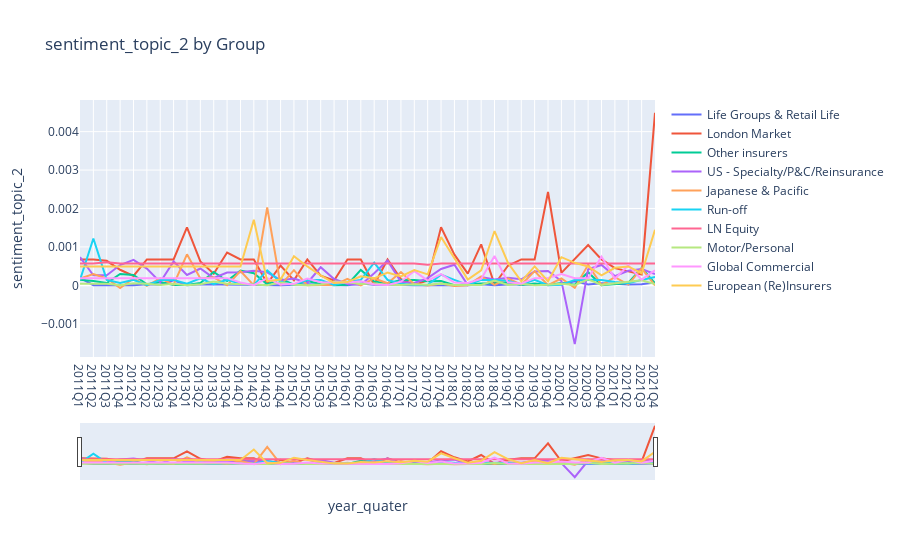

This figure's notebook cell:
### Code cell
import plotly.express as px
import plotly.graph_objects as go
Group = df_MD_same_groupby['Group'].unique().tolist()
# df_MD_same_group_tp2["year_quater"] to str
df_MD_same_group_tp2["year_quater"] = df_MD_same_group_tp2["year_quater"].astype(str)
fig_size = (30, 10)
fig = go.Figure()
for i in Group:
    df_tmp = df_MD_same_group_tp2[['year_quater', i]]
    # # sort by year_quater
    # df_tmp = df_tmp.sort_values(by='year_quater')
    # df_tmp.reset_index(drop=True, inplace=True)
    # plot the line
    fig.add_trace(go.Line(
        x=df_tmp['year_quater'],
        y=df_tmp[i], 
        name=i)
        )
fig.update_layout(title='sentiment_topic_2 by Group', xaxis_title='year_quater', yaxis_title='sentiment_topic_2')
# update the ticker by df_MD_same_group_tp2['year_quater'] with same wide
fig.update_xaxes(tickvals=df_MD_same_group_tp2['year_quater'], ticktext=df_MD_same_group_tp2['year_quater'])

# df_MD_same_group_tp2['year_quater'] = pd.to_datetime(df_MD_same_group_tp2['year_quater'])
# Add range slider
fig.update_layout(
    xaxis_rangeslider_visible=True,
)

fig.show()
